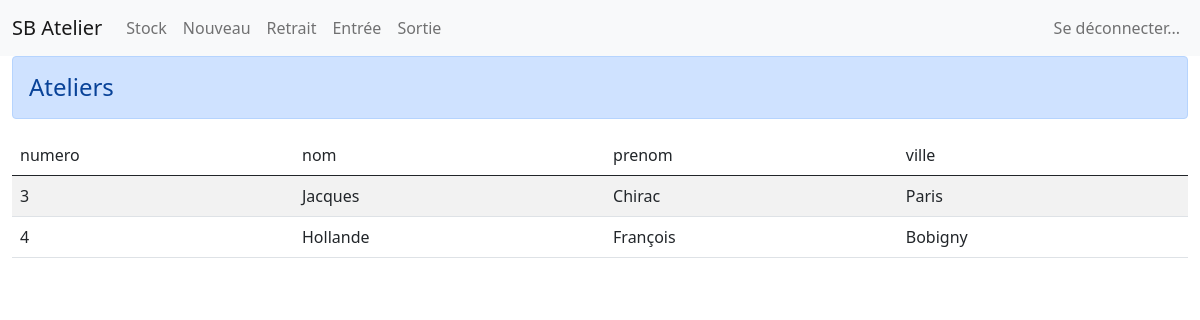
The page /vues/vue-liste-stagiaires.php?atelier=2 on the database its author committed.
### tables this page shows
create table Participation (
	numeroClient int not null,
	numeroAtelier int not null,
	dateInscription date,
	primary key(numeroClient, numeroAtelier),
	foreign key(numeroClient) references Client(numero),
	foreign key(numeroAtelier) references Atelier(numero)
);

create table Client (
	numero int not null auto_increment,
	civilite char(10),
	nom varchar(50),
	prenom varchar(50),
	dateNaissance date,
	adresseMail varchar(70),
	mdp VARBINARY(100),
	adressePostale varchar(100),
	codePostale char(5),
	ville varchar(50),
	numeroTelephone char(10),
	primary key(numero)
);

### vues/vue-liste-stagiaires.php (the view, shortened to what this page needs)
<?php
if (isset($_GET['atelier'])) {
	$atelier = $_GET['atelier'];
} else {
	$atelier = '';
}
?>
<?php
try {
	$bd = new PDO(
		'mysql:host=localhost;dbname=sbateliers',
		'sanayabio',
		'sb2021'
	);
	$sql = 'select * '
		. 'from Participation as P '
		. 'inner join Client as C '
		. 'on P.numeroClient = C.numero '
		. 'where P.numeroAtelier = ' . $atelier . ";";
	$st = $bd->prepare($sql);
	$st->execute();
	$clients = $st->fetchall();
} catch (PDOException $e) {
	session_unset();
	session_destroy();
	header('Location: ../vues/vue-connexion.php?echec=0');
}
?>
<!DOCTYPE html>
<html lang="fr">
<head>
	<link href="https://cdn.jsdelivr.net/npm/bootstrap@5.0.0-beta3/dist/css/bootstrap.min.css" rel="stylesheet">
</head>
<body>
	<nav class="navbar navbar-expand-lg navbar-light bg-light">
		<div class="container-fluid">
			<a class="navbar-brand" href="../vues/vue-liste-ateliers.php">SB Atelier</a>
			<div class="collapse navbar-collapse" id="navbarSupportedContent">
				<ul class="nav navbar-nav me-auto mb-2 mb-lg-0">
					<li class="nav-item">
						<a class="nav-link" href="">Stock</a>
					</li>
					<li class="nav-item">
						<a class="nav-link" href="">Nouveau</a>
					</li>
					<li class="nav-item">
						<a class="nav-link" href="">Retrait</a>
					</li>
					<li class="nav-item">
						<a class="nav-link" href="">Entrée</a>
					</li>
					<li class="nav-item">
						<a class="nav-link" href="">Sortie</a>
					</li>
				</ul>
				<ul class="nav navbar-nav navbar-right">
					<li class="nav-item">
						<a class="nav-link" href="#"><?php echo $_SESSION['prenom'] . ' ' . $_SESSION['nom']  ?></a>
					</li>
					<li class="nav-item">
						<a class="nav-link" href="../controleurs/ctrl-deconnecter.php">Se déconnecter...</a>
					</li>
				</ul>
			</div>
		</div>
	</nav>
	<div class="container-fluid">
		<h4 class="alert alert-primary" role="alert">
			Ateliers
		</h4>
		<table class="table table-striped">
			<thead>
				<tr>
					<td>numero</td>
					<td>nom</td>
					<td>prenom</td>
					<td>ville</td>
				</tr>
			</thead>
			<tbody>
				<?php foreach ($clients as $client) { ?>
					<tr>
						<td><?php echo $client['numero']; ?></td>
						<td><?php echo $client['nom']; ?></td>
						<td><?php echo $client['prenom']; ?></td>
						<td><?php echo $client['ville']; ?></td>
					</tr>
				<?php } ?>
			</tbody>
		</table>
	</div>
</body>
</html>

### rows shown on the page
participation: numeroClient.numero "3", numeroClient.nom "Jacques", numeroClient.prenom "Chirac", numeroClient.ville "Paris"
participation: numeroClient.numero "4", numeroClient.nom "Hollande", numeroClient.prenom "François", numeroClient.ville "Bobigny"
